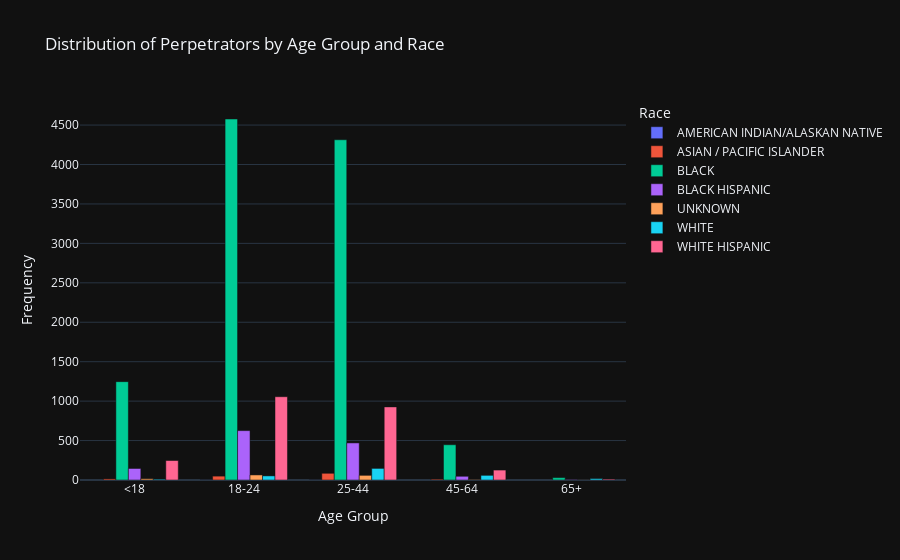

The notebook cell saved with this chart:
### Markdown cell above
### Distribution of Perpetrators by Age and Race

### Code cell
perp_race_counts = vic_sus_filtered.groupby(['PERP_RACE', 'PERP_AGE_GROUP']).size().reset_index(name='Count')



fig2 = px.bar(
    perp_race_counts,
    x='PERP_AGE_GROUP',
    y='Count',
    color='PERP_RACE',
    title='Distribution of Perpetrators by Age Group and Race',
    labels={'Count': 'Frequency', 'PERP_AGE_GROUP': 'Age Group', 'PERP_RACE': 'Race'},
    template='plotly_dark',
    barmode='group',  
    category_orders={'PERP_AGE_GROUP': ['<18', '18-24', '25-44', '45-64', '65+']}  
)

fig2.show()

### Figure 1 — Plotly figure (JSON) as saved in the notebook; plotly's stock layout.template omitted (floating-point values rounded to 4 significant figures)
{"data": [{"alignmentgroup": "True", "hovertemplate": "Race=AMERICAN INDIAN/ALASKAN NATIVE<br>Age Group=%{x}<br>Frequency=%{y}<extra></extra>", "legendgroup": "AMERICAN INDIAN/ALASKAN NATIVE", "marker": {"color": "#636efa", "pattern": {"shape": ""}}, "name": "AMERICAN INDIAN/ALASKAN NATIVE", "offsetgroup": "AMERICAN INDIAN/ALASKAN NATIVE", "orientation": "v", "showlegend": true, "textposition": "auto", "type": "bar", "x": ["18-24", "25-44"], "xaxis": "x", "y": [1, 1], "yaxis": "y"}, {"alignmentgroup": "True", "hovertemplate": "Race=ASIAN / PACIFIC ISLANDER<br>Age Group=%{x}<br>Frequency=%{y}<extra></extra>", "legendgroup": "ASIAN / PACIFIC ISLANDER", "marker": {"color": "#EF553B", "pattern": {"shape": ""}}, "name": "ASIAN / PACIFIC ISLANDER", "offsetgroup": "ASIAN / PACIFIC ISLANDER", "orientation": "v", "showlegend": true, "textposition": "auto", "type": "bar", "x": ["18-24", "25-44", "45-64", "<18"], "xaxis": "x", "y": [49, 85, 10, 14], "yaxis": "y"}, {"alignmentgroup": "True", "hovertemplate": "Race=BLACK<br>Age Group=%{x}<br>Frequency=%{y}<extra></extra>", "legendgroup": "BLACK", "marker": {"color": "#00cc96", "pattern": {"shape": ""}}, "name": "BLACK", "offsetgroup": "BLACK", "orientation": "v", "showlegend": true, "textposition": "auto", "type": "bar", "x": ["18-24", "25-44", "45-64", "65+", "<18"], "xaxis": "x", "y": [4577, 4314, 447, 30, 1247], "yaxis": "y"}, {"alignmentgroup": "True", "hovertemplate": "Race=BLACK HISPANIC<br>Age Group=%{x}<br>Frequency=%{y}<extra></extra>", "legendgroup": "BLACK HISPANIC", "marker": {"color": "#ab63fa", "pattern": {"shape": ""}}, "name": "BLACK HISPANIC", "offsetgroup": "BLACK HISPANIC", "orientation": "v", "showlegend": true, "textposition": "auto", "type": "bar", "x": ["18-24", "25-44", "45-64", "65+", "<18"], "xaxis": "x", "y": [626, 470, 47, 5, 146], "yaxis": "y"}, {"alignmentgroup": "True", "hovertemplate": "Race=UNKNOWN<br>Age Group=%{x}<br>Frequency=%{y}<extra></extra>", "legendgroup": "UNKNOWN", "marker": {"color": "#FFA15A", "pattern": {"shape": ""}}, "name": "UNKNOWN", "offsetgroup": "UNKNOWN", "orientation": "v", "showlegend": true, "textposition": "auto", "type": "bar", "x": ["18-24", "25-44", "45-64", "65+", "<18"], "xaxis": "x", "y": [64, 59, 5, 1, 16], "yaxis": "y"}, {"alignmentgroup": "True", "hovertemplate": "Race=WHITE<br>Age Group=%{x}<br>Frequency=%{y}<extra></extra>", "legendgroup": "WHITE", "marker": {"color": "#19d3f3", "pattern": {"shape": ""}}, "name": "WHITE", "offsetgroup": "WHITE", "orientation": "v", "showlegend": true, "textposition": "auto", "type": "bar", "x": ["18-24", "25-44", "45-64", "65+", "<18"], "xaxis": "x", "y": [52, 147, 59, 18, 10], "yaxis": "y"}, {"alignmentgroup": "True", "hovertemplate": "Race=WHITE HISPANIC<br>Age Group=%{x}<br>Frequency=%{y}<extra></extra>", "legendgroup": "WHITE HISPANIC", "marker": {"color": "#FF6692", "pattern": {"shape": ""}}, "name": "WHITE HISPANIC", "offsetgroup": "WHITE HISPANIC", "orientation": "v", "showlegend": true, "textposition": "auto", "type": "bar", "x": ["18-24", "25-44", "45-64", "65+", "<18"], "xaxis": "x", "y": [1056, 927, 126, 11, 247], "yaxis": "y"}], "layout": {"barmode": "group", "legend": {"title": {"text": "Race"}, "tracegroupgap": 0}, "title": {"text": "Distribution of Perpetrators by Age Group and Race"}, "xaxis": {"anchor": "y", "categoryarray": ["<18", "18-24", "25-44", "45-64", "65+"], "categoryorder": "array", "domain": [0, 1], "title": {"text": "Age Group"}}, "yaxis": {"anchor": "x", "domain": [0, 1], "title": {"text": "Frequency"}}}}
